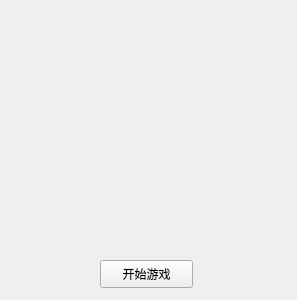
<?xml version="1.0" encoding="UTF-8"?>
<ui version="4.0">
 <class>Form</class>
 <widget class="QWidget" name="Form">
  <property name="geometry">
   <rect>
    <x>0</x>
    <y>0</y>
    <width>297</width>
    <height>300</height>
   </rect>
  </property>
  <property name="windowTitle">
   <string>好兄弟博饼</string>
  </property>
  <property name="windowIcon">
   <iconset>
    <normaloff>Desktop/骰子图标.jpg</normaloff>Desktop/骰子图标.jpg</iconset>
  </property>
  <property name="toolTip">
   <string>&lt;html&gt;&lt;head/&gt;&lt;body&gt;&lt;p align=&quot;center&quot;&gt;点击开始博饼&lt;/p&gt;&lt;/body&gt;&lt;/html&gt;</string>
  </property>
  <widget class="QPushButton" name="StartGame">
   <property name="geometry">
    <rect>
     <x>100</x>
     <y>260</y>
     <width>93</width>
     <height>28</height>
    </rect>
   </property>
   <property name="toolTip">
    <string>&lt;html&gt;&lt;head/&gt;&lt;body&gt;&lt;p&gt;点击开始博饼&lt;/p&gt;&lt;/body&gt;&lt;/html&gt;</string>
   </property>
   <property name="text">
    <string>开始游戏</string>
   </property>
   <property name="autoDefault">
    <bool>false</bool>
   </property>
   <property name="flat">
    <bool>false</bool>
   </property>
  </widget>
  <widget class="QLabel" name="Background">
   <property name="geometry">
    <rect>
     <x>0</x>
     <y>0</y>
     <width>301</width>
     <height>301</height>
    </rect>
   </property>
   <property name="text">
    <string/>
   </property>
   <property name="pixmap">
    <pixmap resource="Desktop/picture.qrc">:/image/1.jpg</pixmap>
   </property>
  </widget>
  <zorder>Background</zorder>
  <zorder>StartGame</zorder>
 </widget>
 <resources>
  <include location="Desktop/picture.qrc"/>
 </resources>
 <connections>
  <connection>
   <sender>StartGame</sender>
   <signal>clicked()</signal>
   <receiver>Form</receiver>
   <slot>show_message()</slot>
   <hints>
    <hint type="sourcelabel">
     <x>192</x>
     <y>260</y>
    </hint>
    <hint type="destinationlabel">
     <x>296</x>
     <y>252</y>
    </hint>
   </hints>
  </connection>
 </connections>
 <slots>
  <slot>show_message()</slot>
 </slots>
</ui>
